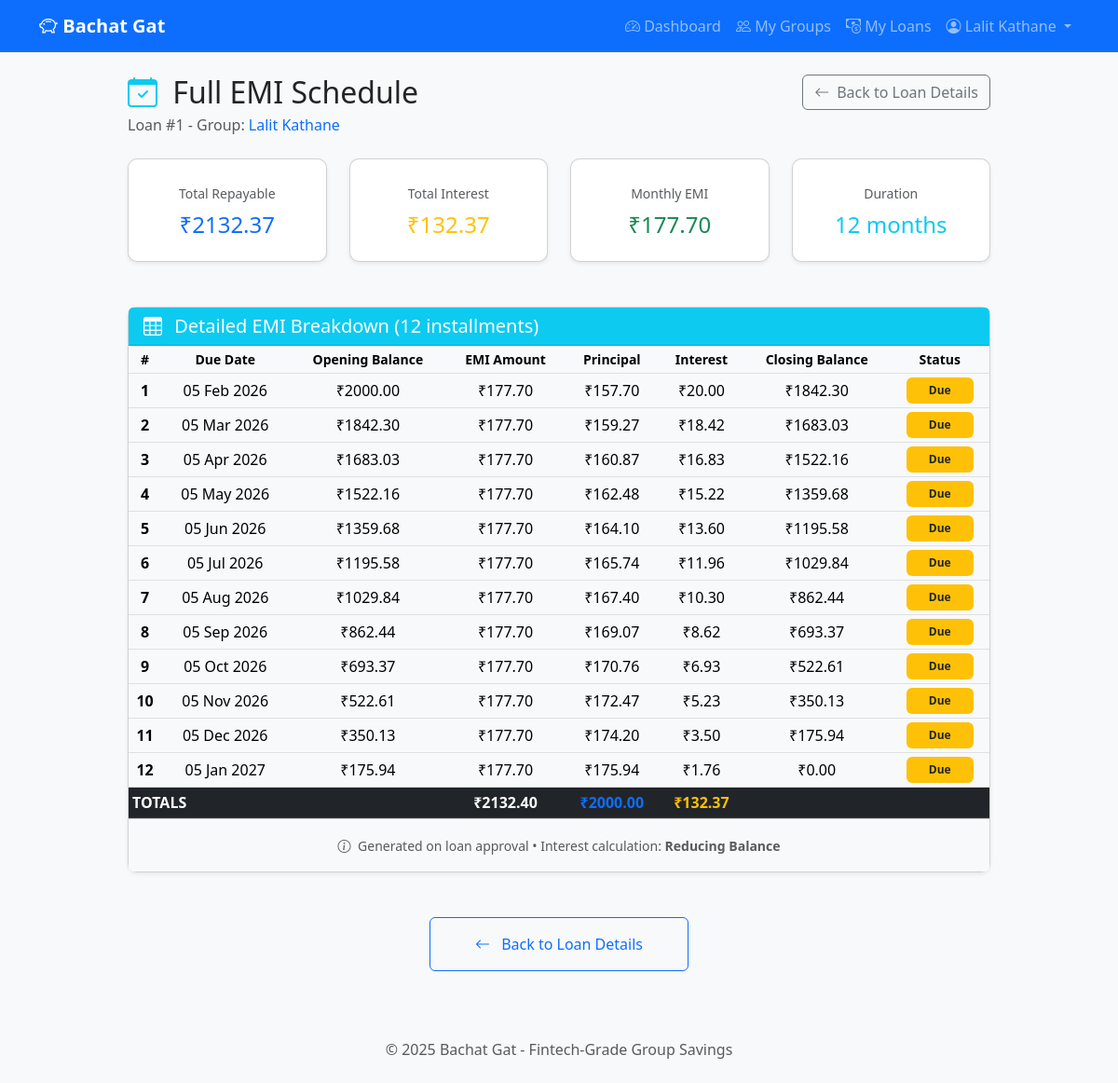
Page /loans/1/emi-schedule (signed in) on the earlier database version.
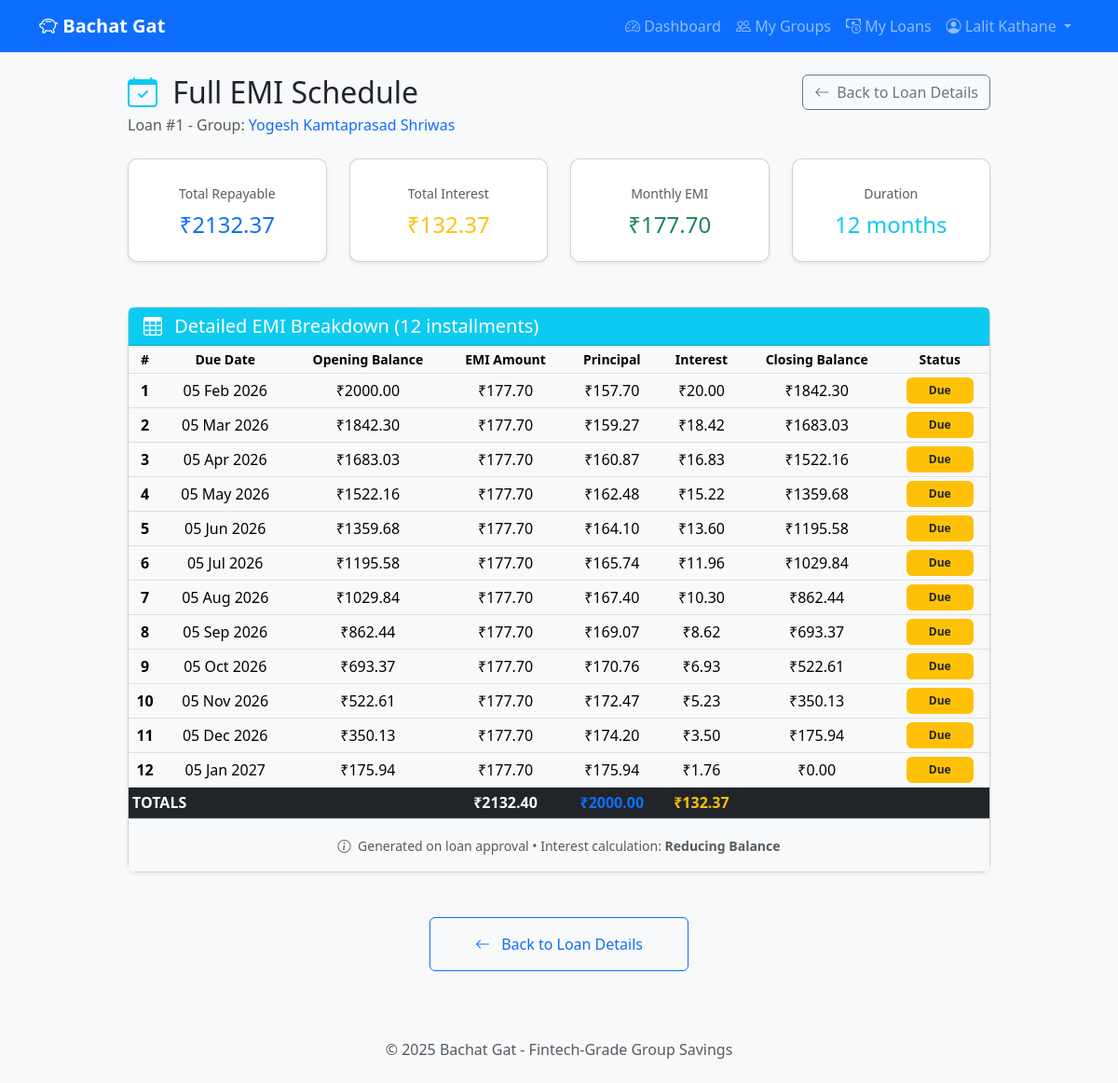
Same page on the later database version.
### app/models.py (models this page shows, shortened)
class Group(db.Model):
    __tablename__ = 'groups'
    id = db.Column(db.Integer, primary_key=True)
    name = db.Column(db.String(100), nullable=False)
    description = db.Column(db.String(500))
    created_by = db.Column(db.Integer, db.ForeignKey('users.id'), nullable=False)
    default_interest_rate = db.Column(db.Float, default=12.0)  # Annual %
    default_loan_duration_months = db.Column(db.Integer, default=12)
    default_repayment_type = db.Column(db.String(20), default=RepaymentType.EMI.value)
    use_flat_rate = db.Column(db.Boolean, default=False, nullable=False)  # NEW: Flat rate option
    is_active = db.Column(db.Boolean, default=True)
    created_at = db.Column(db.DateTime, default=datetime.utcnow)
    updated_at = db.Column(db.DateTime, default=datetime.utcnow, onupdate=datetime.utcnow)
    members = db.relationship('GroupMember', backref='group', lazy='dynamic',
                              cascade='all, delete-orphan')
    loan_requests = db.relationship('LoanRequest', backref='group', lazy='dynamic',
                                    cascade='all, delete-orphan')
    wallet = db.relationship('GroupWallet', backref='group', uselist=False,
                             cascade='all, delete-orphan')

### app/routes/loans.py (the view)
@loans_bp.route('/loans/<int:loan_id>/emi-schedule')
@login_required
def view_emi_schedule(loan_id):
    loan = LoanRequest.query.get_or_404(loan_id)
    if not is_group_member(current_user.id, loan.group_id):
        flash('You are not a member of this group!', 'danger')
        return redirect(url_for('groups.list_groups'))
    emi_schedule = EMISchedule.query.filter_by(loan_id=loan_id).order_by(
        EMISchedule.installment_number
    ).all()
    if not emi_schedule:
        flash('No EMI schedule found for this loan.', 'info')
        return redirect(url_for('loans.view_loan', loan_id=loan_id))
    total_emi_sum = sum(e.emi_amount for e in emi_schedule)
    total_principal_sum = sum(e.principal_component for e in emi_schedule)
    total_interest_sum = sum(e.interest_component for e in emi_schedule)
    paid_installments = sum(1 for e in emi_schedule if e.is_paid)
    total_installments = len(emi_schedule)
    total_paid_amount = sum(e.paid_amount or e.emi_amount for e in emi_schedule if e.is_paid)
    return render_template(
        'loans/emi_schedule.html',
        loan=loan,
        emi_schedule=emi_schedule,
        total_emi_sum=total_emi_sum,
        total_principal_sum=total_principal_sum,
        total_interest_sum=total_interest_sum,
        paid_installments=paid_installments,
        total_installments=total_installments,
        total_paid_amount=total_paid_amount
    )

### app/__init__.py (called while the page is built)
def create_app():
    app = Flask(__name__)
    app.config.from_object(Config)
    db.init_app(app)
    login_manager.init_app(app)
    from app.models import User
    @login_manager.user_loader
    def load_user(user_id):
        return User.query.get(int(user_id))
    from app.routes.auth import auth_bp
    from app.routes.groups import groups_bp
    from app.routes.loans import loans_bp
    from app.routes.wallet import wallet_bp
    from app.routes.admin import admin_bp  # NEW
    app.register_blueprint(auth_bp)
    app.register_blueprint(groups_bp)
    app.register_blueprint(loans_bp)
    app.register_blueprint(wallet_bp)
    app.register_blueprint(admin_bp)  # NEW
    with app.app_context():
        db.create_all()
        print("✅ Database tables created!")
    return app

### app/services/authorization_service.py (called while the page is built)
def is_group_member(user_id, group_id):
    membership = GroupMember.query.filter_by(
        user_id=user_id,
        group_id=group_id,
        is_active=True
    ).first()
    return membership is not None

### app/templates/loans/emi_schedule.html (shortened to what the changed rows need)
{% extends 'base.html' %}
{% block content %}
<div class="row justify-content-center">
    <div class="col-lg-10 col-xxl-9">
        <div class="d-flex justify-content-between align-items-start mb-4 flex-wrap gap-3">
            <div>
                <h2 class="mb-1">
                    <i class="bi bi-calendar-check text-info me-2"></i>
                    Full EMI Schedule
                </h2>
                <p class="text-muted mb-0">
                    Loan #{{ loan.id }}</strong>
                    - Group: <a href="{{ url_for('groups.view_group', group_id=loan.group_id) }}"
                                class="text-decoration-none">{{ loan.group.name }}</a>
                </p>
            </div>
        </div>
        <div class="card shadow-sm">
            <div class="card-body p-0">
                <div class="table-responsive">
                    <table class="table table-hover table-sm mb-0 align-middle">
                        <thead class="table-light text-center text-muted small">
                            <tr>
                                <th>#</th>
                                <th>Due Date</th>
                                <th>Opening Balance</th>
                                <th>EMI Amount</th>
                                <th>Principal</th>
                                <th>Interest</th>
                                <th>Closing Balance</th>
                                <th>Status</th>
                            </tr>
                        </thead>
                    </table>
                </div>
            </div>
        </div>
    </div>
</div>
{% endblock %}

Differences in the rows shown:
changed Group: group.name "Lalit Kathane" → "Yogesh Kamtaprasad Shriwas"
